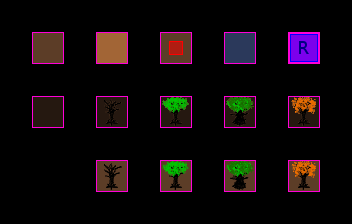

The image is a tile-based game level rendered from a .tmx file. Its description and source (layers, tilesets, objects; grid data summarised) follow:
An orthogonal 11x7 tile map with 32x32 px tiles, 2 tile layers (RuleRegions, ruleSet), 4 hidden layers not drawn, 4 tilesets.

<map version="1.0" orientation="orthogonal" width="11" height="7" tilewidth="32" tileheight="32">
 <tileset firstgid="1" name="Collision" tilewidth="32" tileheight="32">
  <image source="../../graphics/tiles/collision.png" width="64" height="32" />
 </tileset>
 <tileset firstgid="3" name="set_rules" tilewidth="32" tileheight="32">
  <image source="../../graphics/tiles/set_rules.png" width="64" height="64" />
 </tileset>
 <tileset firstgid="7" name="set_hlw" tilewidth="32" tileheight="32">
  <image source="../../graphics/tiles/set_hlw.png" width="256" height="160" />
 </tileset>
 <tileset firstgid="47" name="ground" tilewidth="32" tileheight="32">
  <image source="../../graphics/tiles/hlw_ground.png" width="512" height="256" />
 </tileset>
 <layer name="RuleRegions" width="11" height="7">
  <data>[77 cells, 14 non-empty, 1 distinct tile ids]</data>
 </layer>
 <layer name="ruleSet" width="11" height="7">
  <data>[77 cells, 14 non-empty, 14 distinct tile ids]</data>
 </layer>
 <layer name="rule_Ground" width="11" height="7" visible="0">
  <data>[77 cells, 13 non-empty, 4 distinct tile ids]</data>
 </layer>
 <layer name="rule_Fringe" width="11" height="7" visible="0">
  <data>[77 cells, 5 non-empty, 1 distinct tile ids]</data>
 </layer>
 <layer name="rule_Collision" width="11" height="7" visible="0">
  <data>[77 cells, 5 non-empty, 2 distinct tile ids]</data>
 </layer>
 <layer name="rule_Top" width="11" height="7" visible="0">
  <data>[77 cells, 0 non-empty, 0 distinct tile ids]</data>
 </layer>
</map>
